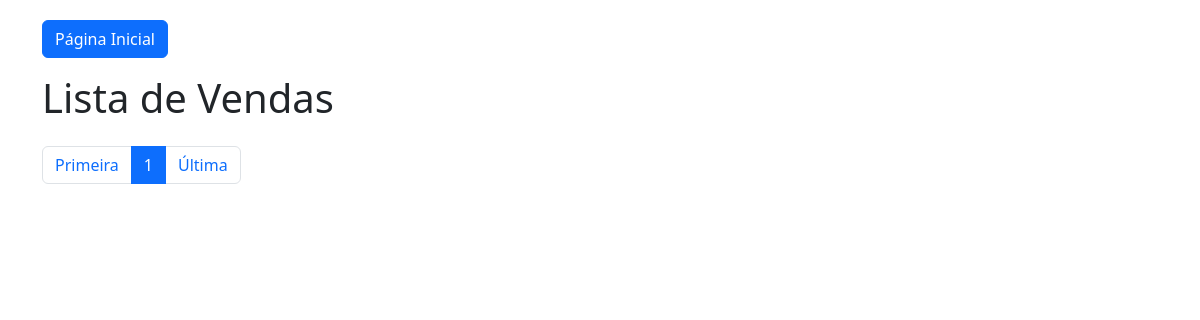
Before: /vendas_listar.php with the older database file.
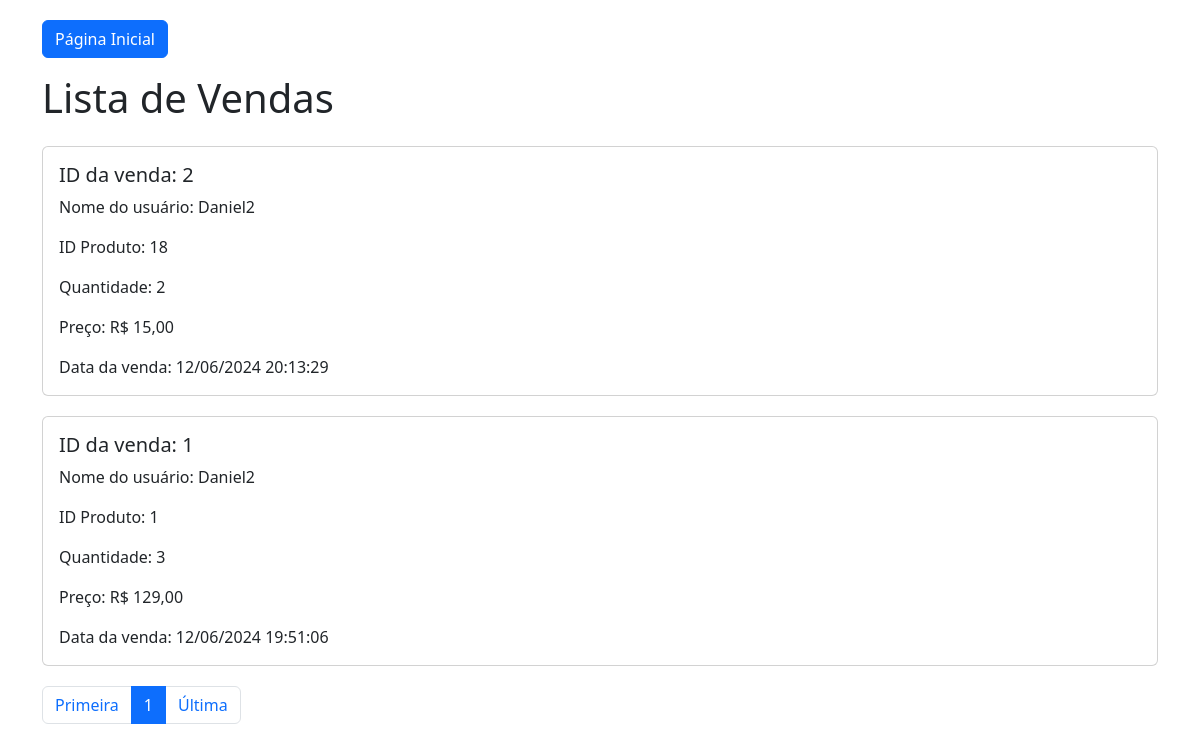
After: the same page with the newer database file.
### tables this page shows
CREATE TABLE IF NOT EXISTS `vendas` (
  `id_venda` int NOT NULL AUTO_INCREMENT,
  `id_usuario` int DEFAULT NULL,
  `id_produto` int DEFAULT NULL,
  `quantidade` int DEFAULT NULL,
  `preco_unitario` decimal(10,2) DEFAULT NULL,
  `data_venda` timestamp NULL DEFAULT CURRENT_TIMESTAMP,
  PRIMARY KEY (`id_venda`),
  KEY `id_usuario` (`id_usuario`),
  KEY `id_produto` (`id_produto`)
);

CREATE TABLE IF NOT EXISTS `usuario` (
  `id_usuario` int NOT NULL AUTO_INCREMENT,
  `nome` varchar(100) NOT NULL,
  `email` varchar(150) NOT NULL,
  `telefone` varchar(14) NOT NULL,
  `senha` varchar(100) NOT NULL,
  PRIMARY KEY (`id_usuario`)
);

### vendas_listar.php (the view, shortened to what this page needs)
<?php
include_once("conexao.php");
?>
<!DOCTYPE html>
<html lang="pt-br">
<head>
    <link href="https://cdn.jsdelivr.net/npm/bootstrap@5.3.1/dist/css/bootstrap.min.css" rel="stylesheet">
</head>
<body>
    <div class="container">
        <div class="row">
            <div class="col">
                <a href="principal_crud.php" class="btn btn-primary mb-3">Página Inicial</a>
                <h1 class="mb-4">Lista de Vendas</h1>
                <?php
                $pagina_atual = filter_input(INPUT_GET, 'pagina', FILTER_SANITIZE_NUMBER_INT);
                $pagina = (!empty($pagina_atual)) ? $pagina_atual : 1;
                $qnt_result_pg = 3;
                $inicio = ($qnt_result_pg * $pagina) - $qnt_result_pg;
                $query = "SELECT v.id_venda, u.nome AS nome_usuario, v.id_produto, v.quantidade, v.preco_unitario, v.data_venda
                          FROM vendas v
                          INNER JOIN usuario u ON v.id_usuario = u.id_usuario
                          ORDER BY v.id_venda DESC
                          LIMIT $inicio, $qnt_result_pg";
                $resultado_usuarios = mysqli_query($conn, $query);
                while($row_usuario = mysqli_fetch_assoc($resultado_usuarios)){
                    ?>
                    <div class="card">
                        <div class="card-body">
                            <h5 class="card-title">ID da venda: <?php echo $row_usuario['id_venda']; ?></h5>
                            <p class="card-text">Nome do usuário: <?php echo $row_usuario['nome_usuario']; ?></p>
                            <p class="card-text">ID Produto: <?php echo $row_usuario['id_produto']; ?></p>
                            <p class="card-text">Quantidade: <?php echo $row_usuario['quantidade']; ?></p>
                            <p class="card-text">Preço: R$ <?php echo number_format($row_usuario['preco_unitario'], 2, ',', '.'); ?></p>
                            <p class="card-text">Data da venda: <?php echo date('d/m/Y H:i:s', strtotime($row_usuario['data_venda'])); ?></p>
                        </div>
                    </div>
                    <?php
                }
                $result_pg = "SELECT COUNT(id_venda) AS num_result FROM vendas";
                $resultado_pg = mysqli_query($conn, $result_pg);
                $row_pg = mysqli_fetch_assoc($resultado_pg);
                $quantidade_pg = ceil($row_pg['num_result'] / $qnt_result_pg);
                echo '<nav aria-label="Page navigation example">';
                echo '<ul class="pagination">';
                echo '<li class="page-item"><a class="page-link" href="vendas_listar.php?pagina=1">Primeira</a></li>';
                echo '<li class="page-item active"><a class="page-link" href="#">'.$pagina.'</a></li>';
                echo '<li class="page-item"><a class="page-link" href="vendas_listar.php?pagina='.$quantidade_pg.'">Última</a></li>';
                echo '</ul>';
                echo '</nav>';
                ?>
            </div>
        </div>
    </div>
</body>
</html>

Changed rows visible on the page:
added vendas: id_venda "2", id_usuario.nome "Daniel2", id_produto "18", quantidade "2", preco_unitario "15,00", data_venda "12/06/2024 20:13:29"
added vendas: id_venda "1", id_usuario.nome "Daniel2", id_produto "1", quantidade "3", preco_unitario "129,00", data_venda "12/06/2024 19:51:06"
